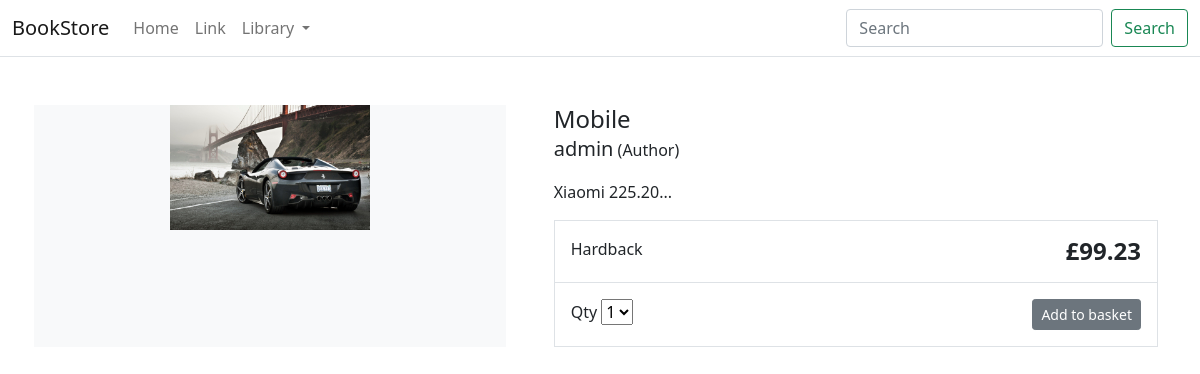
The page /item/mobile/ on the database its author committed.
### store/models.py (models this page shows, shortened)
class Product(models.Model):
    category=models.ForeignKey(Category, related_name='product', on_delete=models.CASCADE)
    created_by=models.ForeignKey(User, on_delete=models.CASCADE, related_name='product_creator')
    title=models.CharField(max_length=255)
    author=models.CharField(max_length=255, default='admin')
    description=models.TextField(default=True)
    image=models.ImageField(upload_to='image/')
    slug=models.SlugField(max_length=255)
    price=models.DecimalField(max_digits=4, decimal_places=2)
    in_stock=models.BooleanField(default=True)
    is_active=models.BooleanField(default=True)
    created=models.DateTimeField(auto_now_add=True)
    updated=models.DateTimeField(auto_now=True)
    class Meta:
        verbose_name_plural='Products'
        ordering=('-created',)

### store/views.py (the view)
# urls.py: path('item/<slug:slug>/', views.product_detail, name='product_detail'),
def product_detail(request, slug):
    product=get_object_or_404(Product, slug=slug, in_stock=True)
    return render(request, 'store/products/detail.html', {'product':product})

### store/models.py (called while the page is built)
    def get_absolute_url(self):
        return reverse('store:category_list', args=[self.slug])

### store/views.py (called while the page is built)
def categories(request):
    return{
        'categories':Category.objects.all()
    }

### templates/store/products/detail.html (shortened to what this page needs)
{% extends "store/base.html" %}
{% load static %}
{% block content %}
<div class="container">
    <main class="pt-5">
        <div class="row g-3">
            <div class="col-md-5 col-lg-5 order-md-first bg-light">
                <img class="img-fluid mx-auto d-block" width="200px" alt="Responsive image" src="{{ product.image.url }}">
            </div>
            <div class="col-md-7 col-lg-7 ps-md-3 ps-lg-5">
                <h1 class="mb-0 h4">{{ product.title }}</h1>
                <p><span class="lead">{{ product.author }}</span> (Author)</p>
                <p>{{ product.description|slice:":355" }}...</p>
                <div class="border">
                    <div class="col border-bottom">
                        <div class="row p-3">
                            <div class="col-6">Hardback</div>
                            <div class="col-6 text-end"><span class="h4 fw-bold">£{{ product.price }}</span></div>
                        </div>
                    </div>
                    <div class="col">
                        <div class="row p-3">
                            <div class="col-6">
                                <label for="select">Qty</label>
                                <select id="select">
                                    <option value="">1</option>
                                </select>
                            </div>
                            <div class="col-6 text-end"><button type="button" class="btn btn-secondary btn-sm">Add to
                                    basket</button></div>
                        </div>
                    </div>
                </div>
            </div>
        </div>
    </main>
</div>
{% endblock %}

### rows shown on the page
Product: image (picture), title "Mobile", author "admin", description "Xiaomi 225.20", price "99.23"
